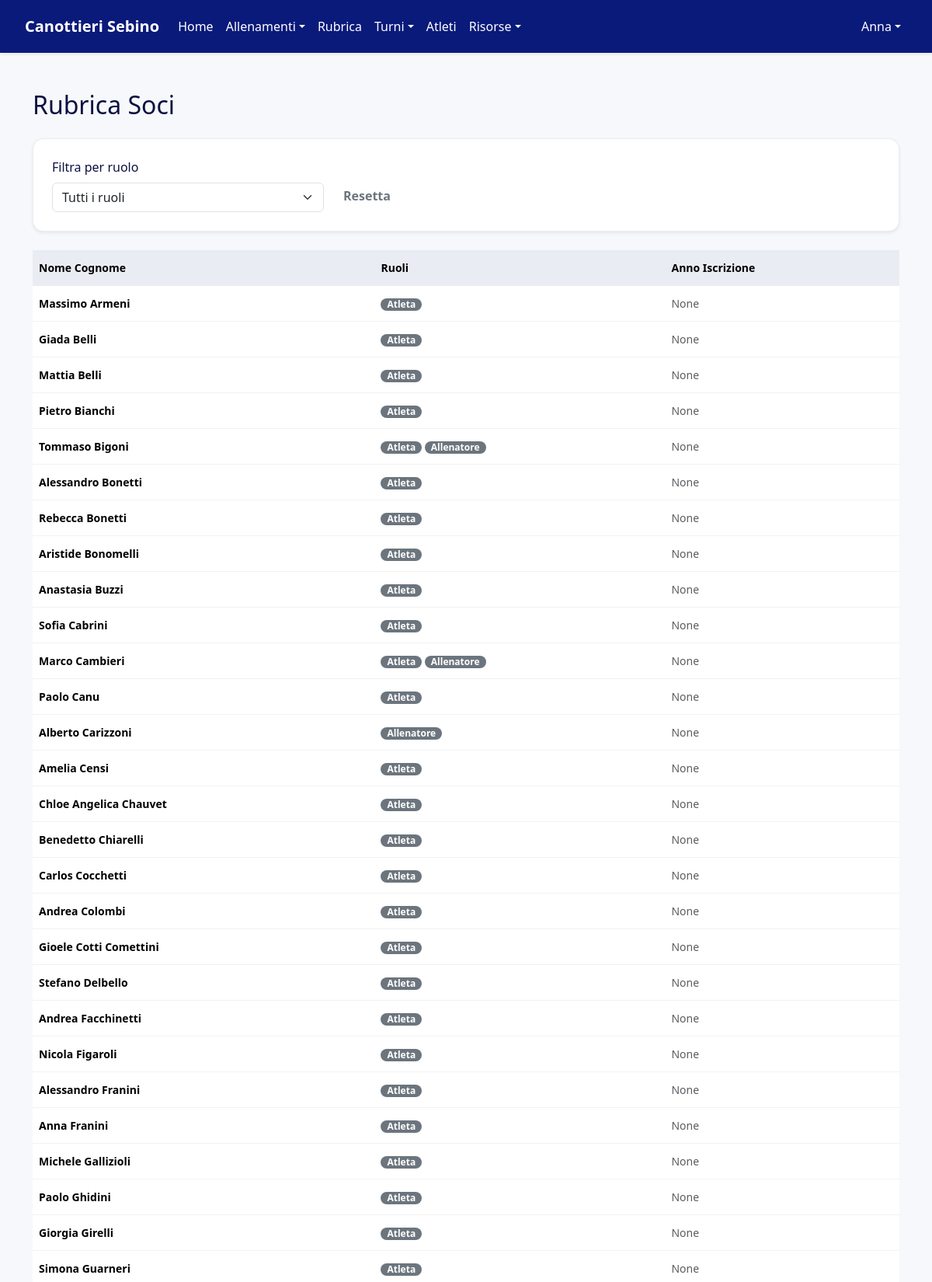
Page /rubrica (signed in, upper part) on the committed database.
### models.py (models this page shows, shortened)
class User(Base):
    __tablename__ = "users"
    id = Column(Integer, primary_key=True, index=True)
    username = Column(String, unique=True, index=True, nullable=False)
    hashed_password = Column(String, nullable=False)
    first_name = Column(String, nullable=False)
    last_name = Column(String, nullable=False)
    email = Column(String, unique=True, index=True)
    phone_number = Column(String)
    date_of_birth = Column(Date)
    tax_code = Column(String, unique=True)
    enrollment_year = Column(Integer)
    membership_date = Column(Date)
    certificate_expiration = Column(Date)
    address = Column(String)
    manual_category = Column(String, nullable=True)
    roles = relationship("Role", secondary=user_roles, back_populates="users")
    tags = relationship("Tag", secondary=user_tags, back_populates="users")
    barche_assegnate = relationship("Barca", secondary=barca_atleti_association, back_populates="atleti_assegnati")
    schede_pesi = relationship("SchedaPesi", back_populates="atleta")
    turni = relationship("Turno", back_populates="user")
    availabilities = relationship("TrainerAvailability", back_populates="user")
    allenamenti_seguiti = relationship("Allenamento", secondary=allenamento_coach_association, back_populates="coaches")

class Role(Base):
    __tablename__ = "roles"
    id = Column(Integer, primary_key=True, index=True)
    name = Column(String, unique=True, index=True, nullable=False)
    users = relationship("User", secondary=user_roles, back_populates="roles")

### routers/users.py (the view)
@router.get("/rubrica", response_class=HTMLResponse)
async def view_rubrica(request: Request, db: Session = Depends(get_db), current_user: models.User = Depends(get_current_user), role_filter: Optional[str] = None):
    query = db.query(models.User).options(joinedload(models.User.roles))
    if role_filter: query = query.join(models.User.roles).filter(models.Role.name == role_filter)
    users = query.order_by(models.User.last_name, models.User.first_name).all()
    all_roles = db.query(models.Role).all()
    return templates.TemplateResponse("rubrica.html", {"request": request, "current_user": current_user, "users": users, "all_roles": all_roles, "current_filter": role_filter})

### templates/rubrica.html (shortened to what this page needs)
{% extends "layout/base.html" %}
{% block content %}
<div class="container mt-4">
    <h2 class="mb-4">Rubrica Soci</h2>
    <div class="card card-body shadow-sm mb-4">
        <form method="GET" class="row g-2 align-items-end">
            <div class="col-md-4">
                <label for="role_filter" class="form-label">Filtra per ruolo</label>
                <select name="role_filter" id="role_filter" class="form-select" onchange="this.form.submit()">
                    <option value="">Tutti i ruoli</option>
                </select>
            </div>
            <div class="col-md-2">
                <a href="/rubrica" class="btn btn-outline-secondary">Resetta</a>
            </div>
        </form>
    </div>
    <div class="table-responsive">
        <table class="table table-hover align-middle">
            <thead>
                <tr>
                    <th>Nome Cognome</th>
                    <th>Ruoli</th>
                    <th>Anno Iscrizione</th>
                </tr>
            </thead>
            <tbody>
                {% for user in users %}
                <tr>
                    <td class="fw-bold">{{ user.first_name }} {{ user.last_name }}</td>
                    <td>
                        {% for role in user.roles %}
                            <span class="badge rounded-pill text-bg-secondary">{{ role.name.capitalize() }}</span>
                        {% endfor %}
                    </td>
                    <td class="text-muted">{{ user.enrollment_year }}</td>
                </tr>
                {% else %}
                <tr>
                    <td colspan="3" class="text-center p-4">Nessun utente trovato.</td>
                </tr>
                {% endfor %}
            </tbody>
        </table>
    </div>
</div>
{% endblock %}

### templates/partials/_navbar.html (shortened to what this page needs)
<nav class="navbar navbar-expand-lg navbar-dark shadow-sm" role="navigation">
  <div class="container-fluid">
    <a class="navbar-brand fw-bold" href="/dashboard">Canottieri Sebino</a>
    <div class="collapse navbar-collapse" id="navbarNav">
      {% if current_user is defined and current_user %}
      <ul class="navbar-nav me-auto mb-2 mb-lg-0">
        <li class="nav-item"><a class="nav-link" href="/dashboard">Home</a></li>
        <li class="nav-item dropdown">
          <a class="nav-link dropdown-toggle" href="#" id="allenamentiDropdown" role="button" data-bs-toggle="dropdown">Allenamenti</a>
        </li>
        <li class="nav-item"><a class="nav-link" href="/rubrica">Rubrica</a></li>
        {% if current_user.is_admin or current_user.is_allenatore %}
        <li class="nav-item dropdown">
          <a class="nav-link dropdown-toggle" href="#" id="turniDropdown" role="button" data-bs-toggle="dropdown">Turni</a>
        </li>
        {% endif %}
        {% if current_user.is_admin or current_user.is_allenatore %}
        <li class="nav-item"><a class="nav-link" href="/athletes">Atleti</a></li>
        {% endif %}
        <li class="nav-item dropdown">
          <a class="nav-link dropdown-toggle" href="#" id="risorseDropdown" role="button" data-bs-toggle="dropdown">Risorse</a>
        </li>
      </ul>
      {% endif %}
      <ul class="navbar-nav ms-auto">
        {% if current_user is defined and current_user %}
        <li class="nav-item dropdown">
          <a class="nav-link dropdown-toggle" href="#" id="navbarUserDropdown" role="button" data-bs-toggle="dropdown">{{ current_user.first_name or current_user.username }}</a>
        </li>
        {% else %}
        <li class="nav-item"><a class="nav-link" href="/login">Login</a></li>
        {% endif %}
      </ul>
    </div>
  </div>
</nav>

### static/css/app.css (style rules this page uses)
:root { --brand:#0a1a7a; --brand-2:#0a2ea6; --text:#0b1140; --muted:#6b7280; --bg:#f6f8fb; --card:#ffffff; --danger:#cc3535; --ring:0 0 0 3px rgba(10,46,166,.2); --radius:14px; --shadow:0 10px 30px rgba(16,24,40,.08); }
* { box-sizing:border-box }
html,body { height:100% }
body { margin:0; font-family:ui-sans-serif, system-ui, -apple-system, 'Segoe UI', Roboto, Arial, 'Noto Sans', sans-serif; background:var(--bg); color:var(--text); display:flex; flex-direction:column; min-height:100vh; }
.card { background:var(--card); border-radius:var(--radius); box-shadow:var(--shadow); padding:24px; border:1px solid rgba(10,26,122,.08); }
.btn { display:inline-flex; align-items:center; justify-content:center; padding:10px 16px; border-radius:12px; font-weight:600; font-size:16px; line-height:1.2; border:1px solid transparent; cursor:pointer; text-decoration:none; transition:.15s background,.15s border-color,.15s color; }
.table { width:100%; border-collapse:collapse; font-size:14px; }
.table th, .table td { padding:12px 8px; text-align:left; border-bottom:1px solid rgba(0,0,0,.05); }
.table th { background:rgba(10,26,122,.05); position:sticky; top:0; z-index:1; }
.table-responsive { overflow-x:auto; }
.badge,.chip { display:inline-block; padding:2px 8px; border-radius:9999px; font-size:12px; font-weight:600; }
.badge { background:var(--brand); color:#fff; }
.navbar { background:var(--brand); color:#fff; padding:14px 20px; }
.navbar a { color:inherit; text-decoration:none; }

### rows in the picture
User: first_name "Anna"
User: first_name "Massimo", last_name "Armeni", enrollment_year "None"
Role: name "Atleta"
User: first_name "Giada", last_name "Belli", enrollment_year "None"
User: first_name "Mattia", last_name "Belli", enrollment_year "None"
User: first_name "Pietro", last_name "Bianchi", enrollment_year "None"
User: first_name "Tommaso", last_name "Bigoni", enrollment_year "None"
Role: name "Allenatore"
User: first_name "Alessandro", last_name "Bonetti", enrollment_year "None"
User: first_name "Rebecca", last_name "Bonetti", enrollment_year "None"
User: first_name "Aristide", last_name "Bonomelli", enrollment_year "None"
User: first_name "Anastasia", last_name "Buzzi", enrollment_year "None"
User: first_name "Sofia", last_name "Cabrini", enrollment_year "None"
User: first_name "Marco", last_name "Cambieri", enrollment_year "None"
User: first_name "Paolo", last_name "Canu", enrollment_year "None"
User: first_name "Alberto", last_name "Carizzoni", enrollment_year "None"
User: first_name "Amelia", last_name "Censi", enrollment_year "None"
User: first_name "Chloe Angelica", last_name "Chauvet", enrollment_year "None"
User: first_name "Benedetto", last_name "Chiarelli", enrollment_year "None"
User: first_name "Carlos", last_name "Cocchetti", enrollment_year "None"
User: first_name "Andrea", last_name "Colombi", enrollment_year "None"
User: first_name "Gioele", last_name "Cotti Comettini", enrollment_year "None"
User: first_name "Stefano", last_name "Delbello", enrollment_year "None"
User: first_name "Andrea", last_name "Facchinetti", enrollment_year "None"
User: first_name "Nicola", last_name "Figaroli", enrollment_year "None"
User: first_name "Alessandro", last_name "Franini", enrollment_year "None"
User: first_name "Anna", last_name "Franini", enrollment_year "None"
User: first_name "Michele", last_name "Gallizioli", enrollment_year "None"
User: first_name "Paolo", last_name "Ghidini", enrollment_year "None"
User: first_name "Giorgia", last_name "Girelli", enrollment_year "None"
User: first_name "Simona", last_name "Guarneri", enrollment_year "None"
